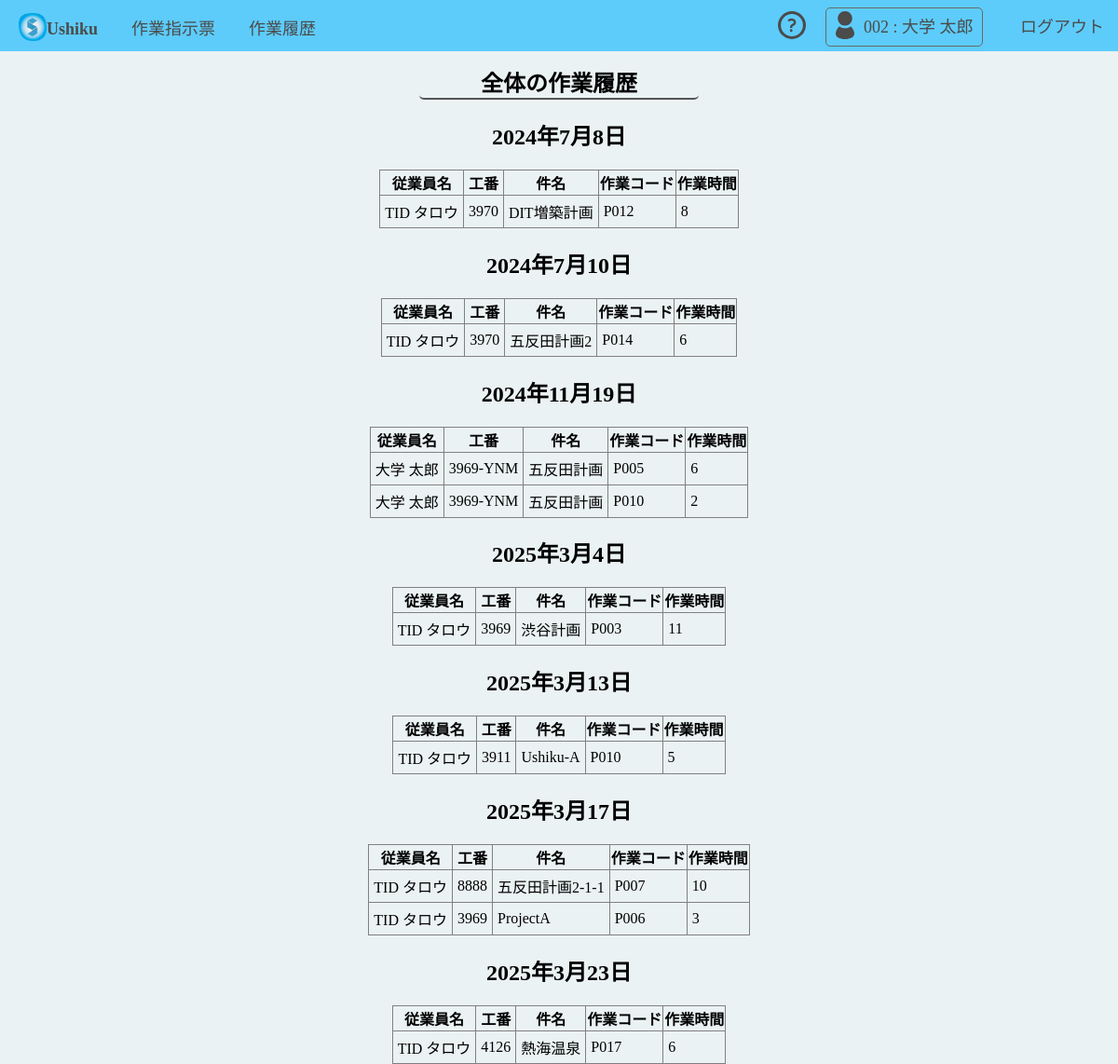
/sagyodenpyo/all_logs_by_date/ (signed in), run on the app's committed database.
### sagyodenpyo/models.py (models this page shows, shortened)
class WorkLog(models.Model):
    WORK_CODE_CHOICES = [
        ('001', 'P001'),
        ('002', 'P002'),
        ('003', 'P003'),
        ('004', 'P004'),
        ('005', 'P005'),
        ('006', 'P006'),
        ('007', 'P007'),
        ('008', 'P008'),
        ('009', 'P009'),
        ('010', 'P010'),
        ('011', 'P011'),
        ('012', 'P012'),
        ('013', 'P013'),
        ('014', 'P014'),
        ('015', 'P015'),
        ('016', 'P016'),
        ('017', 'P017'),
        ('018', 'P018'),
        ('019', 'P019'),
        ('402', 'P402'),
        ('602', 'P602'),
        ('701', 'P701'),
        ('903', 'P903'),
        ('908', 'P908'),
        ('909', 'P909'),
        ('999', 'P999'),
    ]
    employee = models.ForeignKey(Employee, on_delete=models.CASCADE, related_name="work_logs")
    work_number = models.CharField("工番", max_length=4)
    work_trenum = models.CharField("枝番", max_length=3, default=000)
    subject = models.CharField("件名", max_length=20)
    work_code = models.CharField("作業コード", max_length=3, choices=WORK_CODE_CHOICES)
    work_hours = models.DecimalField("時間", max_digits=4, decimal_places=0, default=0)
    work_minute = models.DecimalField("分", max_digits=2, decimal_places=0, default=0)
    date = models.DateField("作業日", auto_now_add=False)

class Employee(models.Model):
    employee_number = models.CharField("従業員番号", max_length=10, unique=True)
    name = models.CharField("氏名", max_length=50)
    user = models.OneToOneField(User, on_delete=models.CASCADE, related_name="employee")

### sagyodenpyo/views.py (the view)
# urls.py: path('all_logs_by_date/', views.all_work_logs_by_date, name='all_work_logs_by_date'),  # 新しいURL
@login_required
def all_work_logs_by_date(request):
    work_logs = WorkLog.objects.select_related('employee').order_by('date', 'employee__name')
    grouped_logs = {}
    for date, logs in groupby(work_logs, key=lambda log: log.date):
        grouped_logs[date] = list(logs)
    return render(request, 'sagyodenpyo/all_work_logs_by_date.html', {'grouped_logs': grouped_logs})

### sagyodenpyo/templates/sagyodenpyo/all_work_logs_by_date.html (shortened to what this page needs)
{% extends 'base.html' %}
{% block content %}
<h1 class="titles">全体の作業履歴</h1>
{% for date, logs in grouped_logs.items %}
    <h2 style="text-align:center;">{{ date }}</h2>
    <table style="margin: 0 auto;"border="1">
        <thead>
            <tr>
                <th>従業員名</th>
                <th>工番</th>
                <th>件名</th>
                <th>作業コード</th>
                <th>作業時間</th>
            </tr>
        </thead>
        <tbody>
            {% for log in logs %}
            <tr>
                <td>{{ log.employee.name }}</td>
                <td>{{ log.work_number }}</td>
                <td>{{ log.subject }}</td>
                <td>{{ log.get_work_code_display }}</td>
                <td>{{ log.work_hours }}</td>
            </tr>
            {% endfor %}
        </tbody>
    </table>
{% endfor %}
{% endblock %}

### templates/base.html (shortened to what this page needs)
{% load static %}
<!DOCTYPE html>
<html lang="ja">
<head>
    <link rel="stylesheet" href="{% static 'css/style.css' %}">
</head>
<body>
    <header class="printnot">
        <div class="hsu printnot">
        <a href="/" class="hm"><img src="{% static 'ico/shirayama_app_mm.png' %}" class="h_icon" alt="HOME"><b>Ushiku</b></a>
        <a href="{% url 'sagyoshiji:work_order_list' %}"class="hm">作業指示票</a>
        <a href="{% url 'sagyodenpyo:work_logs' %}" class="hm">作業履歴</a>
        </div>
        <div class="hsu printnot">
            <a href="{% url 'docs:app_docs' %}" class="hm"><img src="{% static 'svgs/question.svg' %}" class="h_icon" alt="ヘルプ"></a>
        {% if user.is_authenticated %}
        <span style="color:rgb(75, 75, 75); font-size: large; border: 1px solid dimgray; border-radius: 5px; padding:10px 5px;"><img src="{% static 'svgs/user.svg' %}" class="h_icon"> {{ user.id|stringformat:"03d" }} : {{ user.first_name }} {{ user.last_name }} </span>
        <form action="{% url 'logout' %}" method="post" style="display:inline;">
            <button type="submit" onclick="return confirm('ログアウトしてもよろしいですか？');">ログアウト</button>
        </form>
    {% else %}
        <a href="{% url 'login' %}" class="hm">ログイン</a>
        <script>
            location.href = "{% url 'login' %}";
        </script>
    {% endif %}
    </div>
    </header>
    <br><br><br>
    <main>
        <div align="center">
        {% block content %}
        {% endblock %}
        </div>
    </main>
</body>
</html>

### static/css/style.css (style rules this page uses)
body { margin:0; background-color: #ebf2f3; }
header { width:auto; background:#5dccfa; padding:5px; padding-bottom: 10px; font-size: x-large; display:flex; justify-content: space-between; align-items: center; position: fixed; top:0; left:0; right:0; z-index: 1000; }
header button { border:none; font-size: large; background:none; border-radius: 5px; padding:5px 10px; color: rgb(75, 75, 75); justify-content: space-between; }
header .hm { border:none; font-size: large; text-decoration: none; background:none; border-radius: 5px; padding:10px 15px; color: rgb(75, 75, 75); justify-content: space-between; }
header .hsu { padding: 0px; }
table { border-collapse: collapse; }
table td { padding:5px; }
.h_icon { width: 30px; height: 30px; position:relative; top: 7px; }
.titles { width:300px; font-size: x-large; font-weight: 700; border-bottom:2px solid #555; border-radius: 5px; text-align: center; }

### data on the page
WorkLog: date "2024年7月8日", employee.name "TID タロウ", work_number "3970", subject "DIT増築計画", work_code "P012", work_hours "8"
WorkLog: date "2024年7月10日", employee.name "TID タロウ", work_number "3970", subject "五反田計画2", work_code "P014", work_hours "6"
WorkLog: date "2024年11月19日", employee.name "大学 太郎", work_number "3969-YNM", subject "五反田計画", work_code "P005", work_hours "6"
WorkLog: employee.name "大学 太郎", work_number "3969-YNM", subject "五反田計画", work_code "P010", work_hours "2"
WorkLog: date "2025年3月4日", employee.name "TID タロウ", work_number "3969", subject "渋谷計画", work_code "P003", work_hours "11"
WorkLog: date "2025年3月13日", employee.name "TID タロウ", work_number "3911", subject "Ushiku-A", work_code "P010", work_hours "5"
WorkLog: date "2025年3月17日", employee.name "TID タロウ", work_number "8888", subject "五反田計画2-1-1", work_code "P007", work_hours "10"
WorkLog: employee.name "TID タロウ", work_number "3969", subject "ProjectA", work_code "P006", work_hours "3"
WorkLog: date "2025年3月23日", employee.name "TID タロウ", work_number "4126", subject "熱海温泉", work_code "P017", work_hours "6"

### other printed values
{{ user.id|stringformat:"03d" }} "002"
{{ user.first_name }} "大学"
{{ user.last_name }} "太郎"
